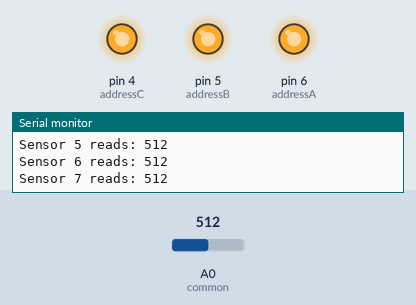
This sketch was run on a simulated Arduino Uno, built with avr-gcc and run on an emulated ATmega328P. Shown: output pins drawn as LEDs (lit = HIGH), the last lines printed to the serial monitor. Dashed ring = blinking. The inputs (shaded band) are chosen by the test bench; at power-on: A0 (common) = 512.

Above: at 1.2 s.
1.3 s: A0 (common) set to 0
At 2.8 s:
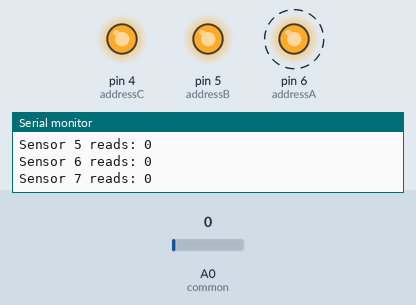
4.3 s: A0 (common) set to 18
Timing chart, 0 to 13.3 s (numbered marks = the images above; inputs shaded):
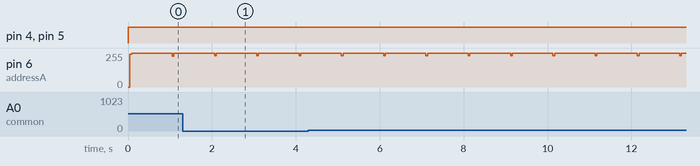

Measured:
- by itself, pin 6 (addressA): alternates 255/255 for 0.97 s and 233/255 for 0.04 s

The sketch:

_06_arduSerie_sketch_01.ino
```cpp
// (licence header left out)
// Example of using the 74HC4051 multiplexer/demultiplexer
// Author: Nick Gammon
// Date:   14 March 2013

const byte common = A0;  // where the multiplexer in/out port is connected

// the multiplexer address select lines (A/B/C)
const byte addressA = 6; //better 4, low-order bit
const byte addressB = 5;
const byte addressC = 4; //better 6, high-order bit

void setup ()
{
  Serial.begin (115200);
  Serial.println ("Starting multiplexer test ...");
  pinMode (addressA, OUTPUT);
  pinMode (addressB, OUTPUT);
  pinMode (addressC, OUTPUT);
}  // end of setup

int readSensor (const byte which)
{
  // select correct MUX channel
  // expression1 = expression2 ? expression3 : expression4;
  // expression2 is usually a conditional operator and evalutates to True or False.
  // If expression2 evaluates to logic True, expression3 is evaluated and its result assigned into expression1.
  // If expression2 evaluates to logic False, expression4 is evaluated and its outcome is assigned into expression1.
  digitalWrite (addressA, (which & 1) ? HIGH : LOW);  // low-order bit
  digitalWrite (addressB, (which & 2) ? HIGH : LOW);
  digitalWrite (addressC, (which & 4) ? HIGH : LOW);  // high-order bit
  // now read the sensor
  return analogRead (common);
}  // end of readSensor

void loop ()
{
  // show all 8 sensor readings
  for (byte i = 0; i < 8; i++)
  {
    Serial.print ("Sensor ");
    Serial.print (i);
    Serial.print (" reads: ");
    Serial.println (readSensor (i));
  }
  delay (1000);
}  // end of loop
```
